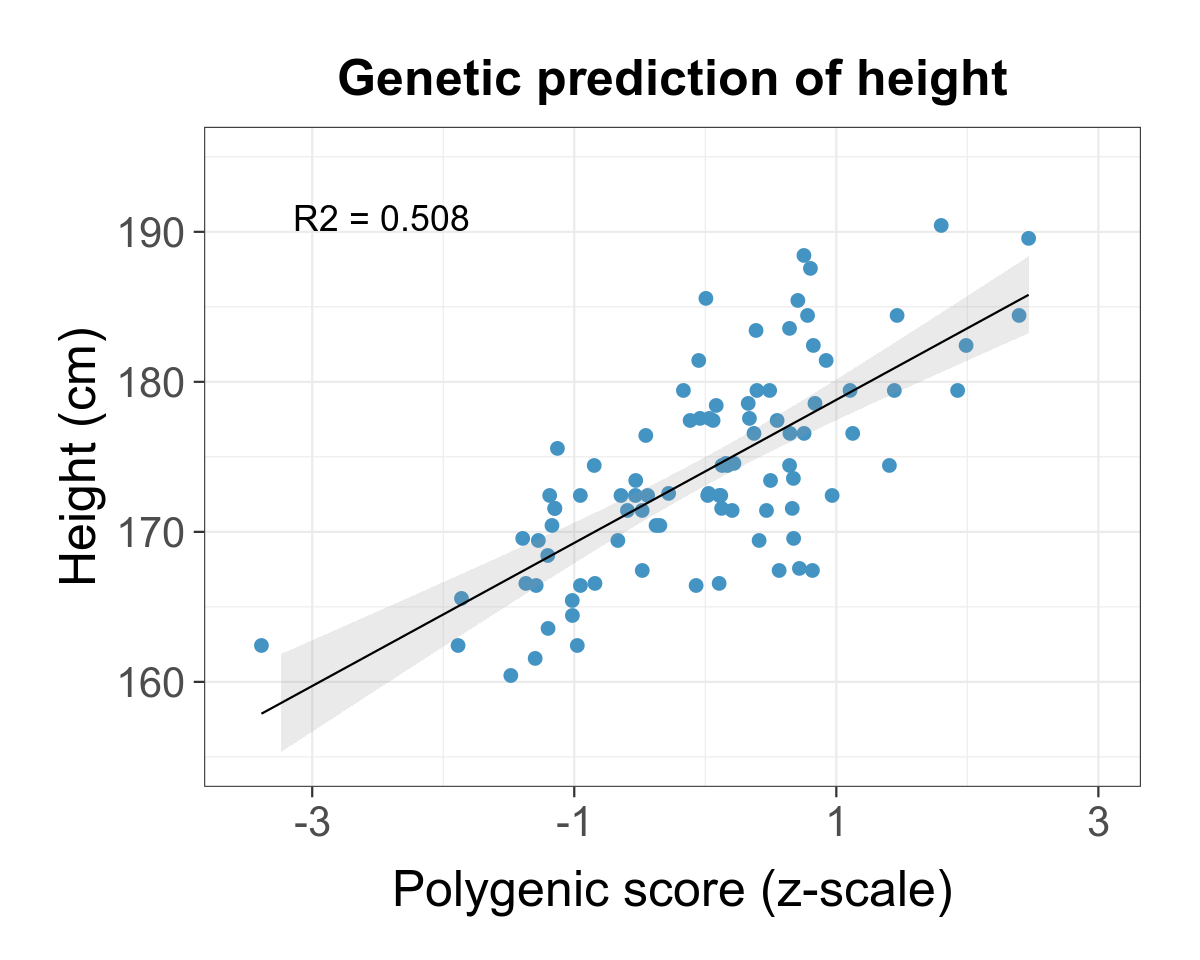

This figure's R source:
#!/usr/bin/env Rscript
# ======================================================
# === plot height against polygenic score for height ===
# ======================================================
# feel free to adjust this script for your own purposes

message('--- plot height vs. polygenic score ---')

# load required packages
for (pkg in c('dplyr','ggplot2','gganimate')) { eval(bquote(suppressWarnings(suppressPackageStartupMessages(require(.(pkg)))))) }

# load data
height = read.delim('data/phenotypes/height.txt', header = T) # text file with columns IID and height
pgs = read.delim('results/height/pgs/pgs.score', header = T) # output file created with pgsheight.sh
sex = read.delim('data/genetics/processed/imp_qc/chr1.psam', header = T) # file containing columns IID and sex

# remove FID column
pgs = pgs[,c('IID','CHR_COUNT','NMISS_ALLELE_CT','SCORE1_SUM')]
sex = sex[,c('IID','SEX')]

# merge datasets
df = height %>% left_join(sex, by = 'IID') %>% left_join(pgs, by = 'IID')
df = df[complete.cases(df),]

# residualise by sex
df$heightResiduals = mean(df$Phenotype) + residuals(lm(df$Phenotype ~ df$SEX))
df$pgsResiduals = scale(residuals(lm(df$SCORE1_SUM ~ df$SEX)))

# calculate correlation
R2 = cor(df$heightResiduals,df$pgsResiduals)^2

# draw plot
message('Plotting pgs vs. phenotype (png).')
pl = ggplot(df, aes(x = pgsResiduals, y = heightResiduals)) +
  geom_point(colour = '#4393C3', alpha = 1, size = 1) + # #13848F
  geom_smooth(method = mgcv::gam, formula = y ~ x, se = TRUE, linewidth = 0.25, color = "black", alpha = 0.2) +
  scale_x_continuous(limits = c(-3.5,3), breaks = seq(-3,3,2)) +
  scale_y_continuous(limits = c(155,195), breaks = seq(150,190,10)) +
  theme_bw(base_size=10) +
  theme(plot.margin = unit(c(5, 5, 5, 5), "mm"),
        panel.border = element_rect(linewidth = 0.25),
        line = element_line(linewidth = 0.25),
        plot.title = element_text(size = 12, angle = 0, hjust = 0.5, vjust = 1, lineheight = 1.1, face ='bold'),
        axis.title.x = element_text(size = 12, angle = 0, hjust = 0.5, vjust = -0.5, lineheight = 1.1),
        axis.title.y = element_text(size = 12, angle = 90, hjust = 0.5),
        axis.text.x = element_text(size = 10),
        axis.text.y = element_text(size = 10),
        axis.ticks = element_line(linewidth = 0.25)) +
  annotate("text", x = -Inf, y = Inf, hjust = -0.5, vjust = 4, label = paste0('R2 = ',sprintf('%.3f', R2)), size = 3) +
    labs(title = 'Genetic prediction of height', 
       x = 'Polygenic score (z-scale)',
       y = 'Height (cm)')

# save file
message('Writing .png file.')
png(width = 4.0, height = 3.2, units = "in", res = 300, filename = 'results/height/pgs/pgs.png'); pl; invisible(dev.off())

# create animation
message('Preparing data for animation.')
for (i in c(1:22)) {
  tmp = read.delim(paste0('results/height/pgs/chr/chr',i,'.sscore'), header = T)
  tmp = tmp[,c('IID','NMISS_ALLELE_CT','SCORE1_SUM')]
  tmp = height %>% left_join(sex, by = 'IID') %>% left_join(tmp, by = 'IID')
  tmp = tmp[complete.cases(tmp),]
  tmp = tmp[,-which(names(tmp) %in% 'FID')]
  tmp$CHR_COUNT = i
  
  if (i == 1) {
    df = tmp 
    last = tmp
  } else { 
    for (id in tmp$IID) {
      tmp$SCORE1_SUM[tmp$IID == id] = last$SCORE1_SUM[last$IID == id] + tmp$SCORE1_SUM[tmp$IID == id]
    }
    df = rbind(df,tmp)
    last = tmp
  }
}
  
# z-transform values
df$R2 = ""
for (i in unique(df$CHR_COUNT)) {
  df$heightResiduals[df$CHR_COUNT == i] = mean(df$Phenotype[df$CHR_COUNT == i]) + residuals(lm(df$Phenotype[df$CHR_COUNT == i] ~ df$SEX[df$CHR_COUNT == i]))
  df$pgsResiduals[df$CHR_COUNT == i] = residuals(lm(df$SCORE1_SUM[df$CHR_COUNT == i] ~ df$SEX[df$CHR_COUNT == i]))
  df$pgsResiduals[df$CHR_COUNT == i] = scale(df$pgsResiduals[df$CHR_COUNT == i])
  df$R2[df$CHR_COUNT == i & !duplicated(df$CHR_COUNT)] = paste0("R2 = ", sprintf('%.3f',cor(df$heightResiduals[df$CHR_COUNT == i],df$pgsResiduals[df$CHR_COUNT == i])^2))
}

# creating animated plot
message('Plotting pgs vs. phenotype (gif).')
pl = ggplot(df, aes(x = pgsResiduals, y = heightResiduals, label = R2)) +
  geom_point(colour = '#4393C3', alpha = 0.8, size = 1) +
  scale_x_continuous(limits = c(-3.5,3), breaks = seq(-3,3,2)) +
  scale_y_continuous(limits = c(155,195), breaks = seq(150,190,10)) +
  theme_bw(base_size=10) +
  theme(plot.margin = unit(c(5, 5, 5, 5), "mm"),
        panel.border = element_rect(linewidth = 0.25),
        line = element_line(linewidth = 0.25),
        plot.title = element_text(size = 12, angle = 0, hjust = 0.5, vjust = 1, lineheight = 1.1, face ='bold'),
        axis.title.x = element_text(size = 12, angle = 0, hjust = 0.5, vjust = -0.5, lineheight = 1.1),
        axis.title.y = element_text(size = 12, angle = 90, hjust = 0.5),
        axis.text.x = element_text(size = 10),
        axis.text.y = element_text(size = 10),
        axis.ticks = element_line(linewidth = 0.25)) +
  geom_text(aes(-3, 190), size = 3.5, hjust = 0, color = "black") +
  transition_time(CHR_COUNT) +
  ease_aes('cubic-in-out') +
  labs(title = 'Genetic prediction of height', 
       x = 'Polygenic score (chr1-{frame_time})',
       y = 'Height (cm)')

# animate(pl, width = 4.0, height = 3.5, units = "in", res = 60, end_pause = 30, duration = 5, fps = 10)
message('Creating animation and writing .gif file.')
pl = animate(pl, width = 4.0, height = 3.5, units = "in", res = 200, end_pause = 30, duration = 20, fps = 10)
anim_save('results/height/pgs/pgs.gif', pl)
message('--- Completed: plot height vs. polygenic score ---')

  


